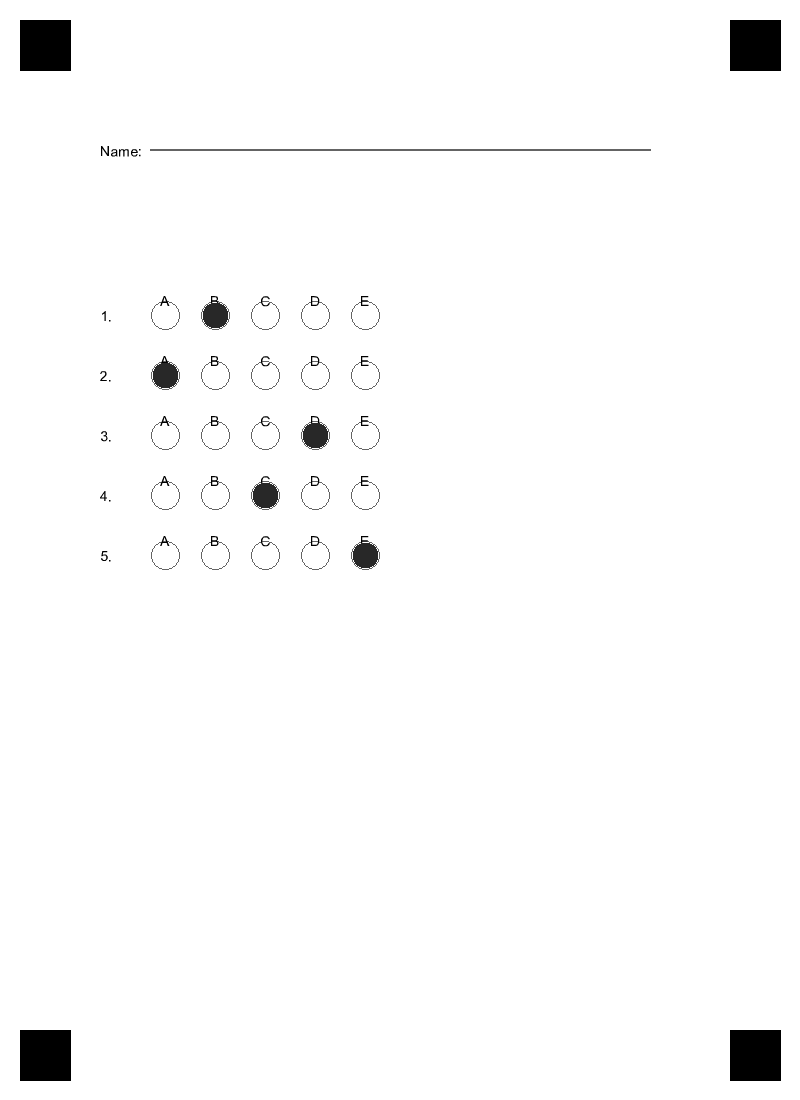
#> input picture omr_spike/assets/test_sheet_filled.png, 800 x 1100 px
$ python generate_test_variations.py
#> lines starting #> are read from the running program, lines starting #| are printed output that depends on the picture
#!/usr/bin/env python3
"""
Generate test image variations for OMR pipeline validation.
Creates variations with rotation, brightness changes, and noise.
"""

from PIL import Image, ImageEnhance, ImageOps
import numpy as np
import os

def add_noise(image, noise_level=0.02):
    """Add Gaussian noise to image."""
    img_array = np.array(image)
    noise = np.random.normal(0, noise_level * 255, img_array.shape)
    noisy_array = np.clip(img_array + noise, 0, 255).astype(np.uint8)
    return Image.fromarray(noisy_array)

def generate_variations():
    """Generate test image variations."""
    input_path = 'assets/test_sheet_filled.png'
    output_dir = 'assets/gallery'

    # Ensure output directory exists
    os.makedirs(output_dir, exist_ok=True)

    # Load original image
    original = Image.open(input_path)
#> original is the input picture: PIL image 800x1100 RGB; min 0, max 255, mean 250.5

    # 1. Original (baseline)
    original.save(f'{output_dir}/01_original.png')
    print('✓ Created: 01_original.png')

    # 2. Rotated +10 degrees (with white background to simulate real photo)
    rotated_10 = original.rotate(10, expand=True, fillcolor='white')
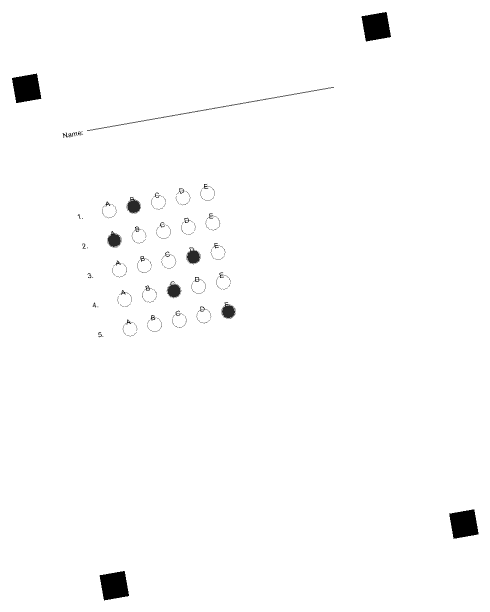
#> rotated_10: PIL image 980x1224 RGB (shown at 1/2 size); min 0, max 255, mean 251.7
    rotated_10.save(f'{output_dir}/02_rotated_10deg.png')
    print('✓ Created: 02_rotated_10deg.png')

    # 3. Rotated -15 degrees
    rotated_minus15 = original.rotate(-15, expand=True, fillcolor='white')
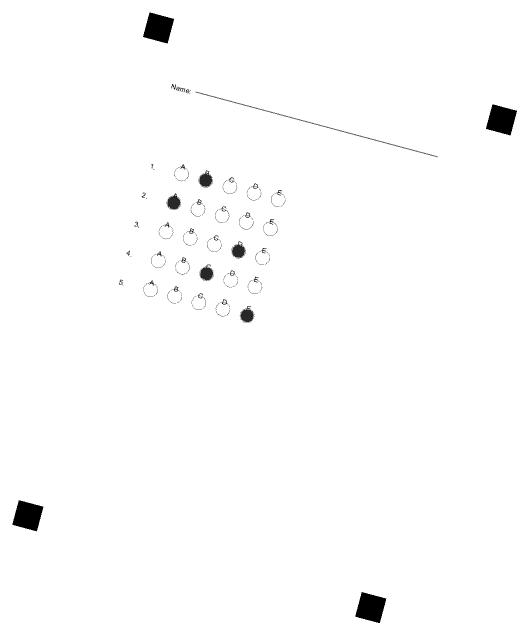
#> rotated_minus15: PIL image 1058x1270 RGB (shown at 1/2 size); min 0, max 255, mean 252.1
    rotated_minus15.save(f'{output_dir}/03_rotated_minus15deg.png')
    print('✓ Created: 03_rotated_minus15deg.png')

    # 4. Dim lighting (reduced brightness)
    enhancer = ImageEnhance.Brightness(original)
    dim = enhancer.enhance(0.6)  # 60% brightness
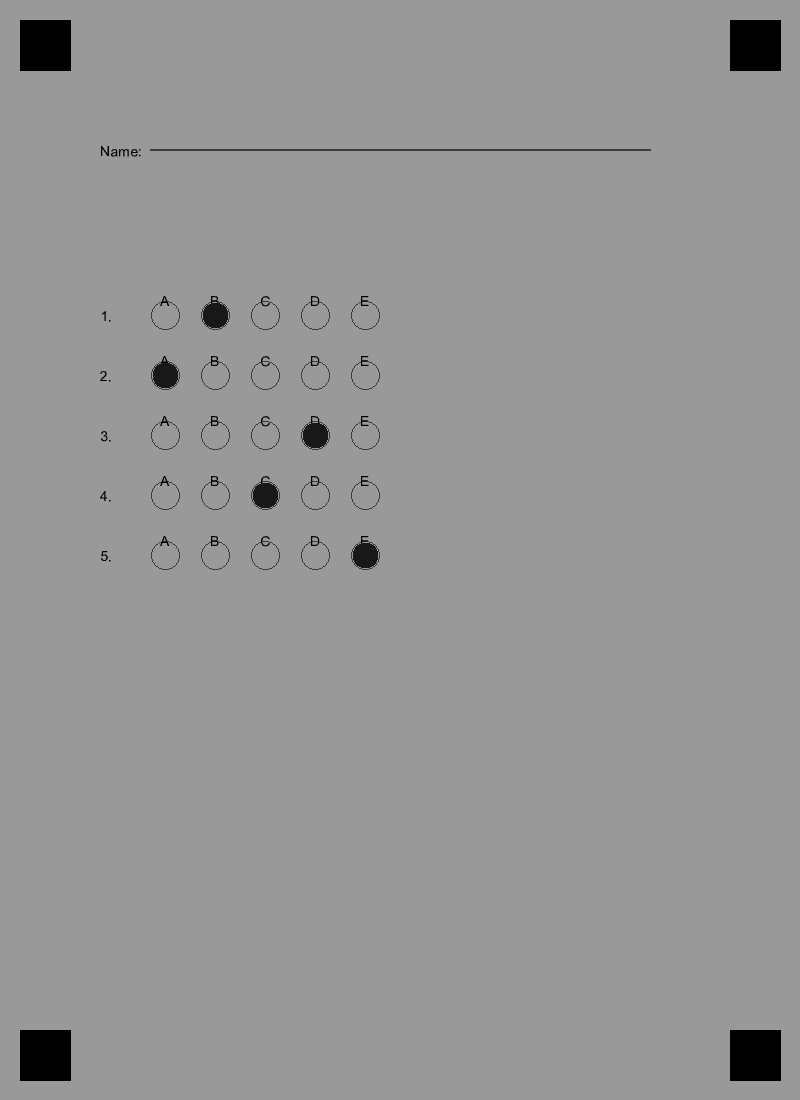
#> dim: PIL image 800x1100 RGB; min 0, max 153, mean 150.3
    dim.save(f'{output_dir}/04_dim_lighting.png')
    print('✓ Created: 04_dim_lighting.png')

    # 5. Bright lighting (increased brightness)
    bright = enhancer.enhance(1.4)  # 140% brightness
    bright.save(f'{output_dir}/05_bright_lighting.png')
    print('✓ Created: 05_bright_lighting.png')

    # 6. Added noise
    noisy = add_noise(original, noise_level=0.015)
    noisy.save(f'{output_dir}/06_noisy.png')
    print('✓ Created: 06_noisy.png')

    # 7. Combined: slight rotation + dim lighting
    combined = original.rotate(8, expand=True, fillcolor='white')
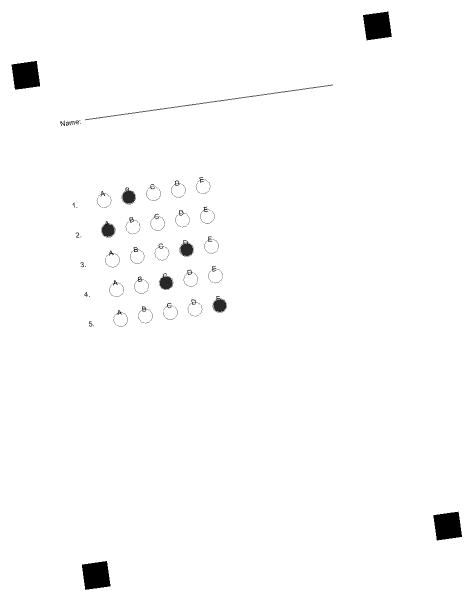
#> combined: PIL image 946x1202 RGB (shown at 1/2 size); min 0, max 255, mean 251.5
    enhancer_combined = ImageEnhance.Brightness(combined)
    combined = enhancer_combined.enhance(0.7)
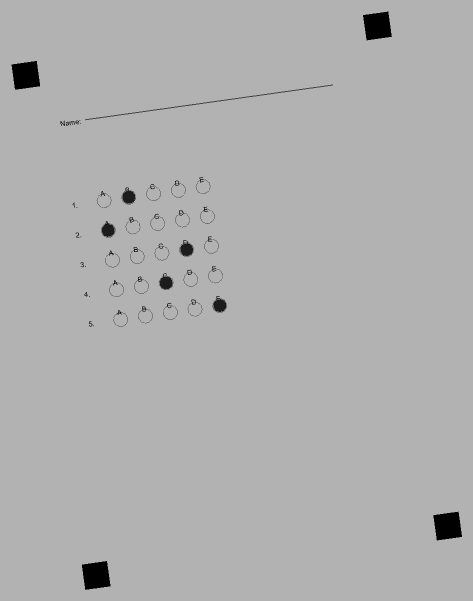
#> combined: PIL image 946x1202 RGB (shown at 1/2 size); min 0, max 178, mean 175.6
    combined.save(f'{output_dir}/07_rotated_dim.png')
    print('✓ Created: 07_rotated_dim.png')

    print('\n✅ Successfully created 7 test image variations!')
    print(f'   Location: {output_dir}/')

if __name__ == '__main__':
    # Change to omr_spike directory
    script_dir = os.path.dirname(os.path.abspath(__file__))
    os.chdir(script_dir)

    generate_variations()
